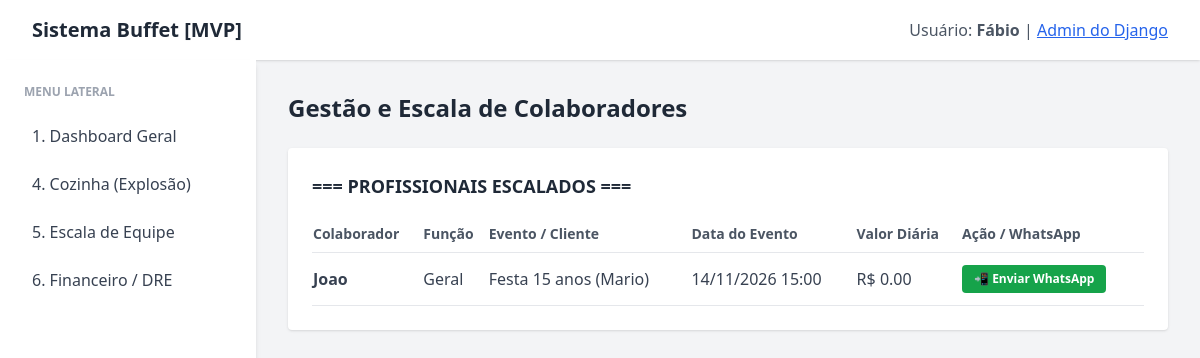
Page /equipe/ on the committed database.
### buffet/models.py (models this page shows, shortened)
class EscalaEvento(models.Model):
  colaborador = models.ForeignKey(Colaborador, on_delete=models.CASCADE)
  evento = models.ForeignKey(Evento, on_delete=models.CASCADE)
  funcao = models.CharField(
      max_length=100
  )  # ou max_length se for CharField
  valor_diaria = models.DecimalField(
      max_digits=10, decimal_places=2, default=0.00
  )

class Colaborador(models.Model):
  nome = models.CharField(max_length=150)
  funcao = models.CharField(max_length=50)  # Garçom, Cozinheira, Segurança
  diaria_padrao = models.DecimalField(max_digits=10, decimal_places=2)
  telefone = models.CharField(max_length=20, blank=True, null=True)

class Evento(models.Model):
  nome_cliente = models.CharField(max_length=150)
  nome_evento = models.CharField(
      max_length=150
  )  # Ex: Aniversário 15 anos / Casamento
  data_hora = models.DateTimeField()
  numero_convidados = models.PositiveIntegerField()
  cardapio = models.ManyToManyField(Receita, blank=True)
  markup_aplicado = models.DecimalField(max_digits=5, decimal_places=2, default=2.50)
  preco_contrato = models.DecimalField(
      max_digits=10, decimal_places=2, blank=True, null=True
  )
  status = models.CharField(max_length=50, default='Em Negociação')

### buffet/views.py (the view)
def equipe_view(request):
  escalas = EscalaEvento.objects.all().order_by('-evento__data_hora')
  evento_id = request.GET.get('evento_id')
  if evento_id:
    escalas = escalas.filter(evento_id=evento_id)
  eventos = Evento.objects.all().order_by('-data_hora')
  context = {
      'escalas': escalas,
      'eventos': eventos,
      'evento_selecionado': evento_id,
  }
  return render(request, 'buffet/equipe.html', context)

### buffet/templates/buffet/equipe.html (shortened to what this page needs)
<!DOCTYPE html>
<html lang="pt-br">
<head>
    <script src="https://cdn.tailwindcss.com"></script>
</head>
<body class="bg-gray-100 font-sans">
    <header class="bg-white shadow p-4 flex justify-between items-center px-8">
        <h1 class="text-xl font-bold text-gray-800">Sistema Buffet [MVP]</h1>
        <div class="text-gray-600">Usuário: <strong>Fábio</strong> | <a href="/admin/" class="text-blue-600 underline">Admin do Django</a></div>
    </header>
    <div class="flex">
        <aside class="w-64 bg-white h-screen shadow-md p-6 hidden md:block">
            <h2 class="text-gray-400 uppercase text-xs font-bold mb-4">Menu Lateral</h2>
            <ul class="space-y-2">
                <li><a href="/" class="block p-2 rounded hover:bg-gray-50 text-gray-700">1. Dashboard Geral</a></li>
                <li><a href="/cozinha/" class="block p-2 rounded hover:bg-gray-50 text-gray-700">4. Cozinha (Explosão)</a></li>
                <li><a href="/equipe/" class="block p-2 rounded hover:bg-gray-50 text-gray-700">5. Escala de Equipe</a></li>
                <li><a href="/financeiro/" class="block p-2 rounded hover:bg-gray-50 text-gray-700">6. Financeiro / DRE</a></li>
            </ul>
        </aside>
        <main class="flex-1 p-8">
            <h2 class="text-2xl font-bold text-gray-800 mb-6">Gestão e Escala de Colaboradores</h2>
            <div class="bg-white rounded shadow p-6">
                <h3 class="text-lg font-bold text-gray-800 mb-4">=== PROFISSIONAIS ESCALADOS ===</h3>
                <table class="w-full text-left border-collapse">
                    <thead>
                        <tr class="border-b text-gray-600 text-sm">
                            <th class="py-2">Colaborador</th>
                            <th class="py-2">Função</th>
                            <th class="py-2">Evento / Cliente</th>
                            <th class="py-2">Data do Evento</th>
                            <th class="py-2">Valor Diária</th>
                            <th class="py-2">Ação / WhatsApp</th>
                        </tr>
                    </thead>
                    <tbody>
                        {% for esc in escalas %}
                        <tr class="border-b text-gray-700">
                            <td class="py-3 font-semibold">{{ esc.colaborador.nome }}</td>
                            <td class="py-3">{{ esc.funcao }}</td>
                            <td class="py-3">{{ esc.evento.nome_evento }} ({{ esc.evento.nome_cliente }})</td>
                            <td class="py-3">{{ esc.evento.data_hora|date:"d/m/Y H:i" }}</td>
                            <td class="py-3">R$ {{ esc.valor_diaria }}</td>
                            <td class="py-3">
                                <a href="https://wa.me/{{ esc.colaborador.telefone }}?text=Olá%20{{ esc.colaborador.nome|urlencode }},%20você%20está%20escalado%20para%20o%20evento%20{{ esc.evento.nome_evento|urlencode }}%20no%20dia%20{{ esc.evento.data_hora|date:'d/m/Y' }}."
                                target="_blank"
                                class="bg-green-600 text-white text-xs px-3 py-1.5 rounded hover:bg-green-700 font-semibold inline-flex items-center gap-1">
                                📲 Enviar WhatsApp
                                </a>
                            </td>
                        </tr>
                        {% empty %}
                        <tr>
                            <td colspan="6" class="py-4 text-center text-gray-500">Nenhum colaborador escalado ainda. Cadastre em "Escala eventos" no painel Admin.</td>
                        </tr>
                        {% endfor %}
                    </tbody>
                </table>
            </div>
        </main>
    </div>
</body>
</html>

### rows in the picture
EscalaEvento: colaborador.nome "Joao", funcao "Geral", evento.nome_evento "Festa 15 anos", evento.nome_cliente "Mario", evento.data_hora "14/11/2026 15:00", valor_diaria "0.00"
